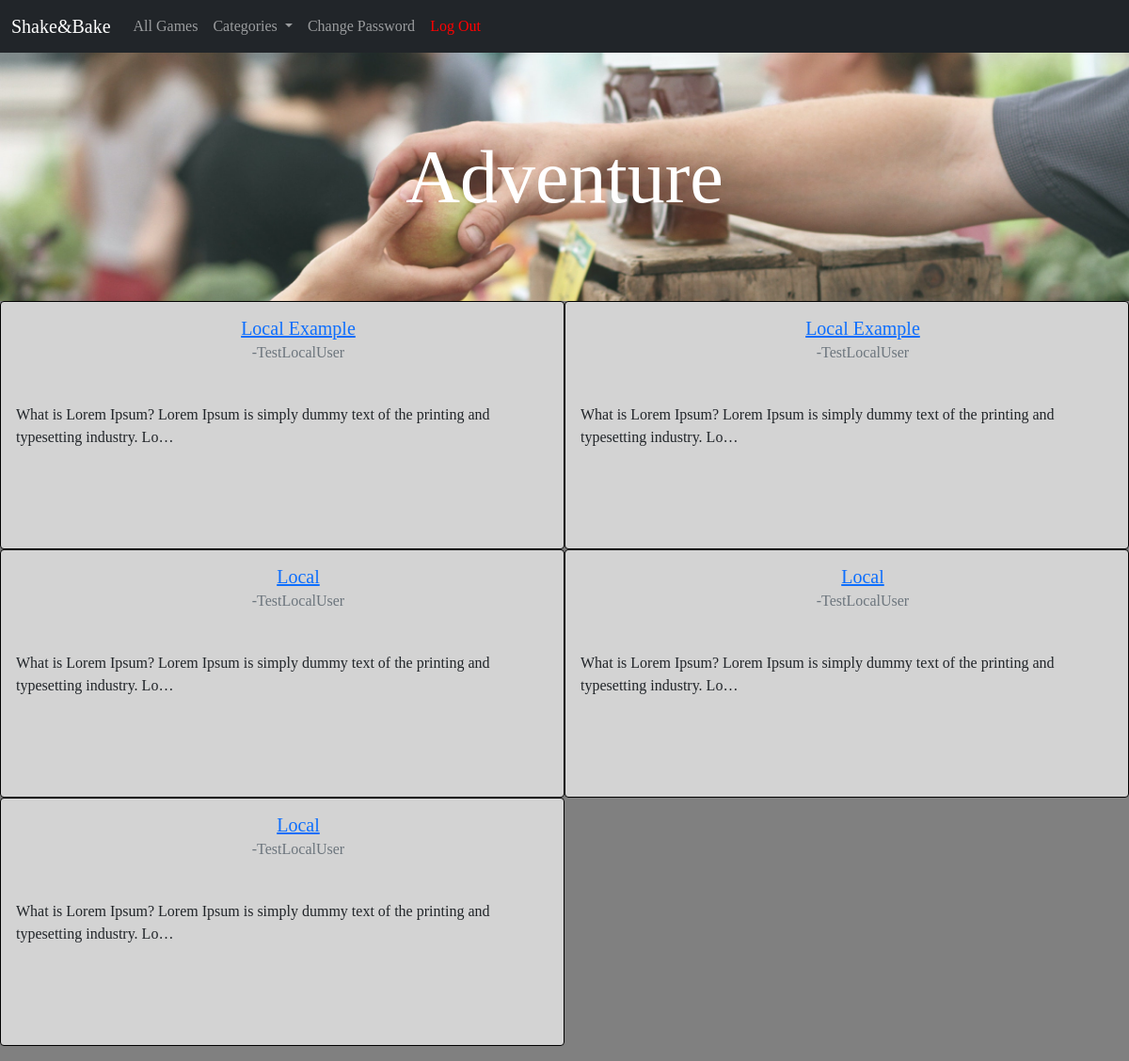
The app's page /articles/local/ (signed in), older data.
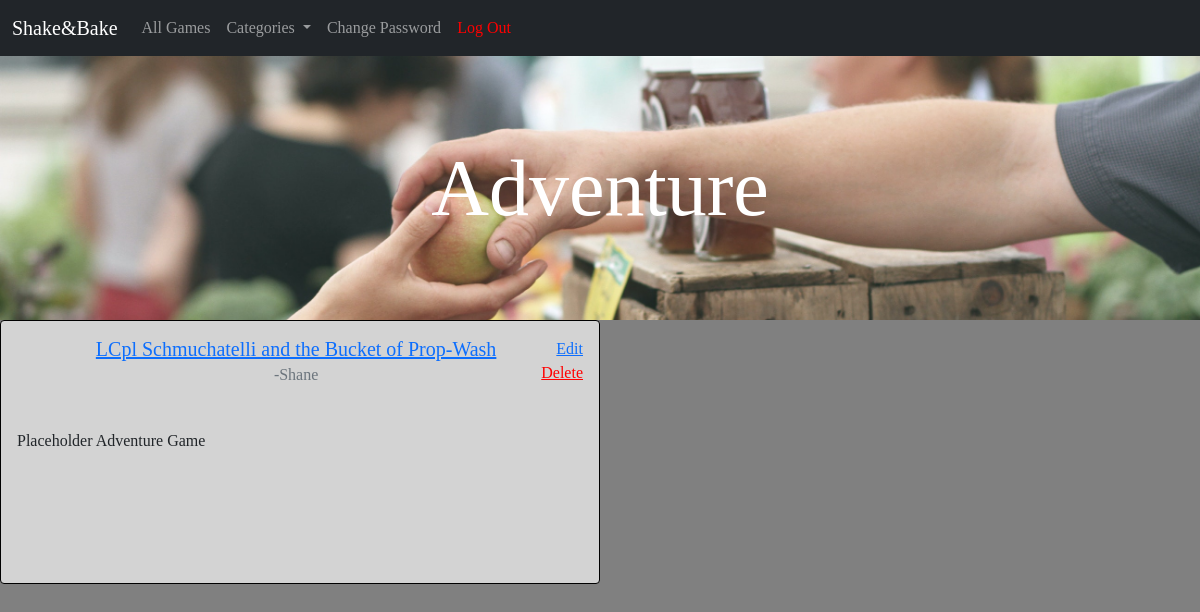
The same page, newer data.
### articles/models.py (models this page shows, shortened)
class Article(models.Model):
    title=models.CharField(max_length=200)
    body=models.TextField()
    author=models.ForeignKey(
        get_user_model(),
        on_delete=models.CASCADE
    )
    created_on=models.DateTimeField(auto_now_add=True)
    category = models.CharField(max_length=200, default="None")

### accounts/models.py (models this page shows)
class CustomUser(AbstractUser):
    role = models.CharField(max_length=255)
    department = models.CharField(max_length=255, default="None")

### articles/views.py (the view)
# urls.py: path('local/', LocalListView.as_view(), name='local'),
class LocalListView(LoginRequiredMixin, ListView):
    model=Article
    template_name="local.html"

### templates/local.html (shortened to what this page needs)
{% extends 'base.html' %}
{% block content %}
<div class="local">
    <div class="page-photo">
        <h1>Adventure</h1>
    </div>
    <div class="article-list-section">
        {% for article in article_list %}
            {% if article.category == 'Local' %}
                <div class="card">
                    <div class="card-body">
                        <div class="top-of-card">
                            <div class="title-author">
                                <h5 class="card-title"><a href="{% url 'article_detail' article.id %}">{{article.title|truncatechars:50}}</a></h5>
                                <h6 class="card-subtitle mb-2 text-muted author">-{{article.author}}</h6>
                            </div>
                            <div class="article-list-buttons">
                                {% if article.author == user %}
                                <a href="{% url 'article_edit' article.id %}" class="card-link">Edit</a>
                                <a href="{% url 'article_delete' article.id %}" class="card-link" style="color: red;">Delete</a>
                                {% endif %}
                            </div>
                        </div>
                        <div class="article-info">
                            <p class="card-text">{{article.body|truncatechars:100}}</p>
                        </div>
                    </div>
                </div>
            {% endif %}
        {% endfor %}
    </div>
</div>
{% endblock content %}

Row changes from the older to the newer data that the page shows:
removed Article: title "Local Example", author "TestLocalUser", body "What is Lorem Ipsum? Lorem Ipsum is simply dummy text of the printing and typesetting industry. Lo…"
removed Article: title "Local Example", author "TestLocalUser", body "What is Lorem Ipsum? Lorem Ipsum is simply dummy text of the printing and typesetting industry. Lo…"
removed Article: title "Local", author "TestLocalUser", body "What is Lorem Ipsum? Lorem Ipsum is simply dummy text of the printing and typesetting industry. Lo…"
removed Article: title "Local", author "TestLocalUser", body "What is Lorem Ipsum? Lorem Ipsum is simply dummy text of the printing and typesetting industry. Lo…"
removed Article: title "Local", author "TestLocalUser", body "What is Lorem Ipsum? Lorem Ipsum is simply dummy text of the printing and typesetting industry. Lo…"
added Article: title "LCpl Schmuchatelli and the Bucket of Prop-Wash", author "Shane", shows "Edit", body "Placeholder Adventure Game"
